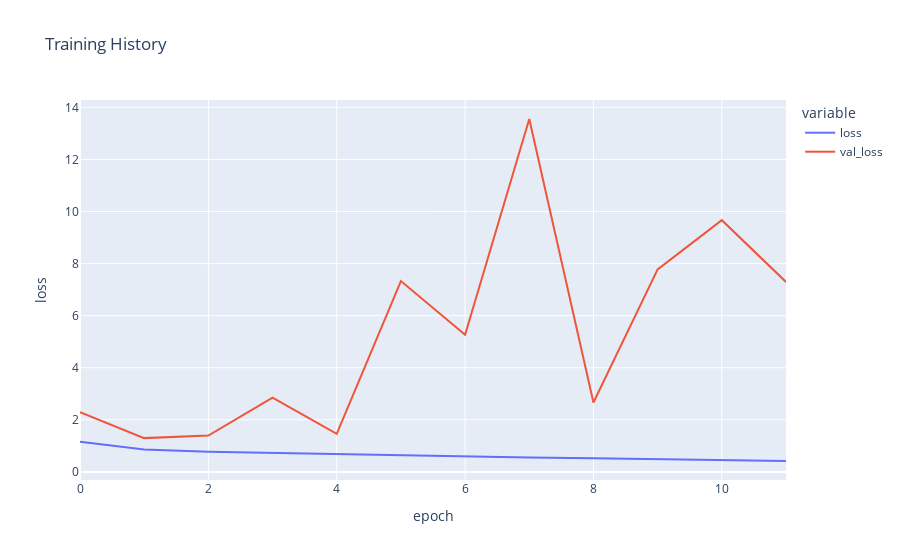

Notebook code for this chart:
### Markdown cell above
### Plotting model performance

### Code cell
fig = px.line(
    history_ethnicity.history, y=['loss', 'val_loss'],
    labels={'index': 'epoch', 'value': 'loss'}, 
    title='Training History')
fig.show()

### Figure 1 — Plotly figure (JSON) as saved in the notebook; plotly's stock layout.template omitted (floating-point values rounded to 4 significant figures)
{"data": [{"hovertemplate": "variable=loss<br>epoch=%{x}<br>loss=%{y}<extra></extra>", "legendgroup": "loss", "line": {"color": "#636efa", "dash": "solid"}, "marker": {"symbol": "circle"}, "mode": "lines", "name": "loss", "orientation": "v", "showlegend": true, "type": "scatter", "x": [0, 1, 2, 3, 4, 5, 6, 7, 8, 9, 10, 11], "xaxis": "x", "y": [1.161, 0.8608, 0.7737, 0.7279, 0.678, 0.6461, 0.608, 0.5545, 0.5265, 0.4958, 0.4441, 0.4178], "yaxis": "y"}, {"hovertemplate": "variable=val_loss<br>epoch=%{x}<br>loss=%{y}<extra></extra>", "legendgroup": "val_loss", "line": {"color": "#EF553B", "dash": "solid"}, "marker": {"symbol": "circle"}, "mode": "lines", "name": "val_loss", "orientation": "v", "showlegend": true, "type": "scatter", "x": [0, 1, 2, 3, 4, 5, 6, 7, 8, 9, 10, 11], "xaxis": "x", "y": [2.296, 1.297, 1.394, 2.853, 1.464, 7.329, 5.268, 13.55, 2.665, 7.778, 9.668, 7.295], "yaxis": "y"}], "layout": {"legend": {"title": {"text": "variable"}, "tracegroupgap": 0}, "title": {"text": "Training History"}, "xaxis": {"anchor": "y", "domain": [0, 1], "title": {"text": "epoch"}}, "yaxis": {"anchor": "x", "domain": [0, 1], "title": {"text": "loss"}}}}
